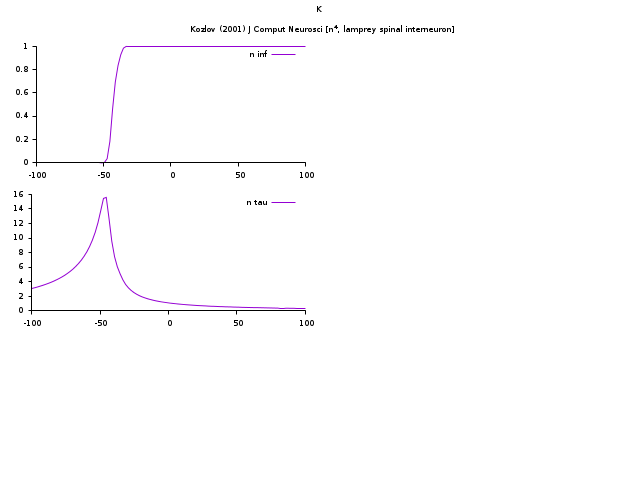

This chart was generated by the following gnuplot code:
chan="K \n\n Kozlov (2001) J Comput Neurosci [n^4, lamprey spinal interneuron]\n"

#set term postscript enh solid color 10
#set output "k-kozlov2001.ps"

set term pngcairo fontscale 0.5
set output "k-kozlov2001.png"

set multiplot layout 3,2 columns title chan
set border 3
se st d l
se xrange [-100:100]
se yrange [0:]
se xtic nomirror out
se ytic nomirror out

nalf(x)=0.02*(x-(-45))/(1-exp((-45-x)/0.8))
nbet(x)=0.005*(-35-x)/(1-exp((x-(-35))/0.4))
ninf(x)=nalf(x)/(nalf(x)+nbet(x))
ntau(x)=1/(nalf(x)+nbet(x))

p ninf(x) tit "n inf"
p ntau(x) tit "n tau"

unset multiplot
